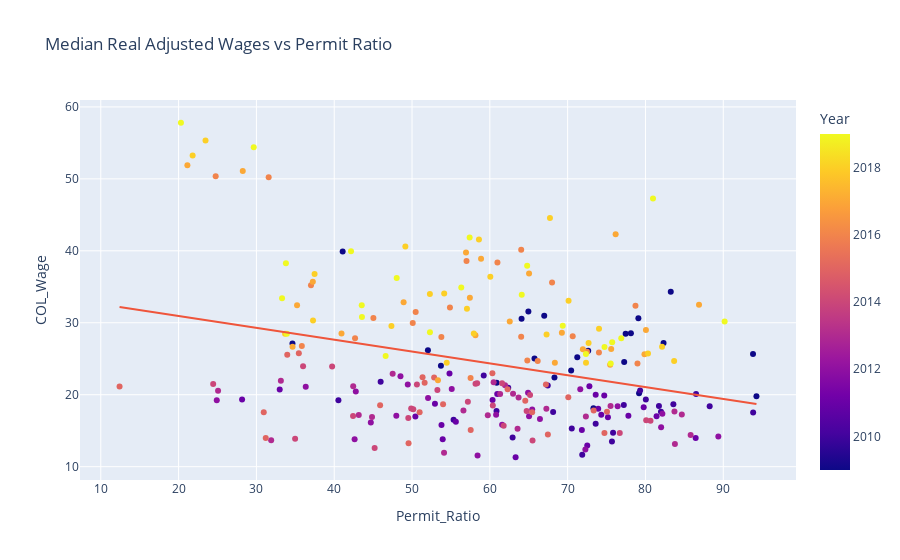

The notebook cell saved with this chart:
### Markdown cell above
The variable I will be using to approximate net income is Real Median Wages Adjusted for Cost of Living. As a preliminary test, I plotted this vs the permit ratio that I mentioned above. While this plot and linear regression doesn't prove anything yet, it does show that there is a negative correlation between the percentage of permits given out for single unit housing and the real adjusted wage. Although the R squared is pretty small, there is a significant coefficient associated with Permit_Ratio, even after taking out the outliers of New York and San Francisco. This shows that the relationship that I suspect may be there, but there are quite a few other confounding variables to consider.

### Code cell
X = wage_vs_permit[['Permit_Ratio']]
X = sm.add_constant(X)
y = wage_vs_permit['COL_Wage']

result = sm.OLS(y, X).fit()
print(result.summary())

fig = px.scatter(wage_vs_permit, x='Permit_Ratio', y='COL_Wage', hover_name='City', color='Year', trendline='ols',
                title='Median Real Adjusted Wages vs Permit Ratio')
#fig.add_scatter(x=x, y=y_pred, mode='lines', name="Linear Regression Fit")
fig.show()

### Figure 1 — Plotly figure (JSON) as saved in the notebook; plotly's stock layout.template omitted (floating-point values rounded to 4 significant figures; data arrays with more than 128 entries replaced by an {"elided": "..."} marker saying what was removed)
{"data": [{"hovertemplate": "<b>%{hovertext}</b><br><br>Permit_Ratio=%{x}<br>COL_Wage=%{y}<br>Year=%{marker.color}<extra></extra>", "hovertext": {"elided": "253 str values"}, "legendgroup": "", "marker": {"color": {"elided": "253 int values"}, "coloraxis": "coloraxis", "symbol": "circle"}, "mode": "markers", "name": "", "orientation": "v", "showlegend": false, "type": "scatter", "x": {"elided": "253 float values"}, "xaxis": "x", "y": {"elided": "253 float values"}, "yaxis": "y"}, {"hovertemplate": "<b>OLS trendline</b><br>COL_Wage = -0.164785 * Permit_Ratio + 34.2358<br>R<sup>2</sup>=0.094978<br><br>Permit_Ratio=%{x}<br>COL_Wage=%{y} <b>(trend)</b><extra></extra>", "legendgroup": "", "marker": {"symbol": "circle"}, "mode": "lines", "name": "", "showlegend": false, "type": "scatter", "x": {"elided": "253 float values"}, "xaxis": "x", "y": {"elided": "253 float values"}, "yaxis": "y"}], "layout": {"coloraxis": {"colorbar": {"title": {"text": "Year"}}, "colorscale": [[0, "#0d0887"], [0.1111, "#46039f"], [0.2222, "#7201a8"], [0.3333, "#9c179e"], [0.4444, "#bd3786"], [0.5556, "#d8576b"], [0.6667, "#ed7953"], [0.7778, "#fb9f3a"], [0.8889, "#fdca26"], [1, "#f0f921"]]}, "legend": {"tracegroupgap": 0}, "title": {"text": "Median Real Adjusted Wages vs Permit Ratio"}, "xaxis": {"anchor": "y", "domain": [0, 1], "title": {"text": "Permit_Ratio"}}, "yaxis": {"anchor": "x", "domain": [0, 1], "title": {"text": "COL_Wage"}}}}
